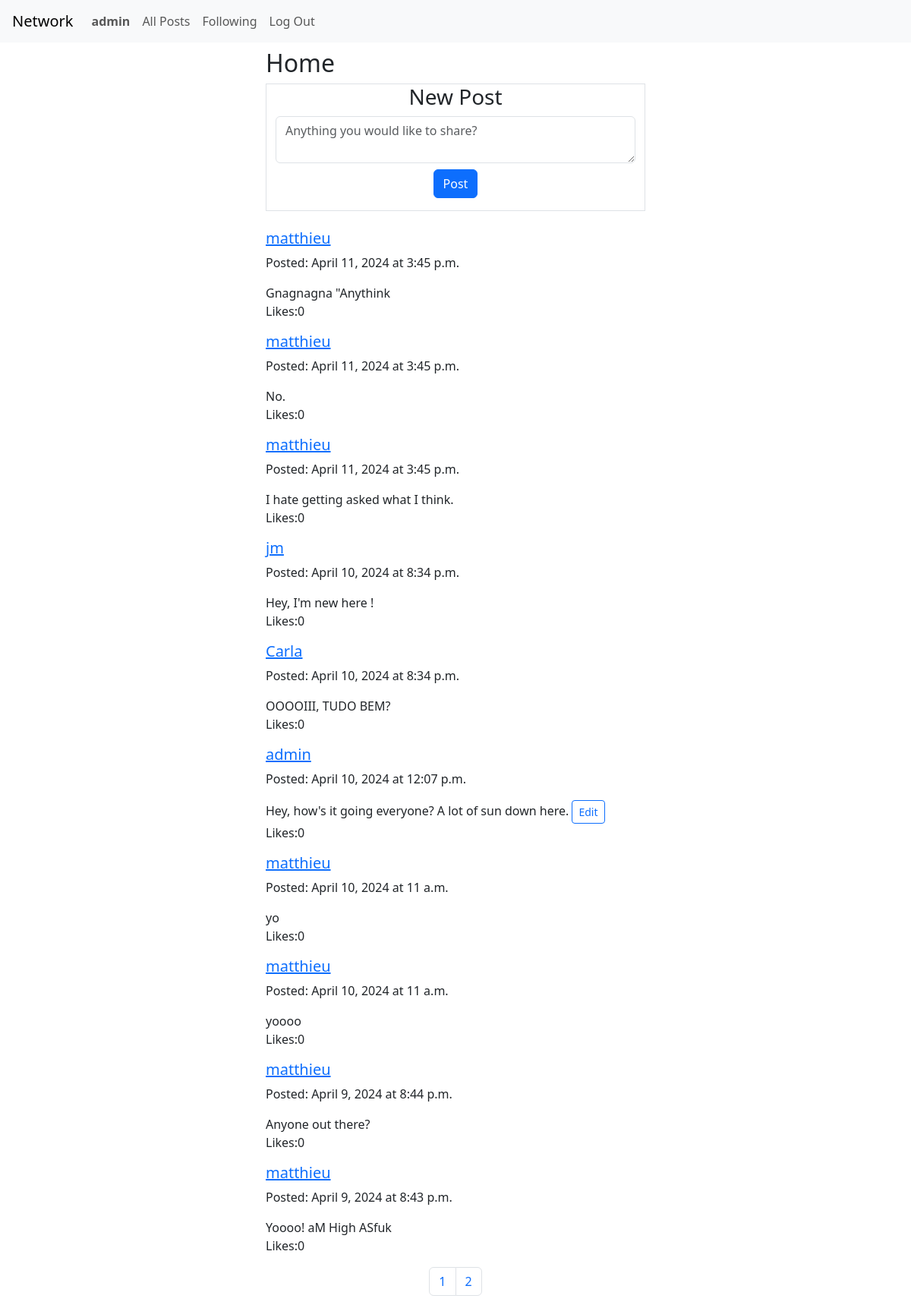
/ (signed in), run on the app's committed database.
### network/models.py (models this page shows, shortened)
class User(AbstractUser):
    follows = models.ManyToManyField('self', symmetrical=False, related_name='follower', blank=True)
    def __str__(self):
        return self.username

class Post(models.Model):
    content = models.TextField(max_length= 500)
    creation_date = models.DateField(default=timezone.now().date())
    creation_time = models.TimeField(default=timezone.now().time())
    user = models.ForeignKey(User, on_delete=models.CASCADE, related_name="posts")

### network/views.py (the view, shortened to what this page needs)
# urls.py: path("", views.index, name="index"),
def index(request):
    posts = Post.objects.order_by("-creation_date", "-creation_time")
    paginator = Paginator(posts, 10)
    pages_total = paginator.count
    if request.GET.get('ajax') == 'True':
        data = json.loads(request.body)
        page_number = data.get("page_number")
        return JsonResponse({"message":"page number received"})
    if request.method == 'GET':
        user = request.user
        postform = PostForm()
        page_number = request.GET.get("page_number", 1)
        return render(request, "network/index.html",{
            "postform":postform,
            "recent_posts":paginator.page(page_number),
            "user":user,
            "paginator":paginator,
            "pages_total":pages_total,
        })

### network/forms.py (shortened to what this page needs)
class PostForm(forms.Form):
    content = forms.CharField(widget=forms.Textarea(attrs={'class': 'form-control mb-2',
                                                            'cols': 10,
                                                            'rows': 2,
                                                            'placeholder' : 'Anything you would like to share?'
                                                            }),
                            max_length= 500)

### network/templates/network/index.html (shortened to what this page needs)
{% extends "network/layout.html" %}
{% block body %}
    <div class ="container-fluid">
        <div class="row justify-content-center text-left-align" >
            <div class="col-5 ms-0 ps-0">
                <h2>Home</h2>
            </div>
        </div>
        <div id="new_post" class="row justify-content-center text-center mb-4 " >
            <div class="col-5 border">
                <h3>New Post</h3>
                <form action="" method="post">
                {{postform.content}}
                    <button type="submit" class="btn btn-primary mb-3" value="Submit">Post</button>
                </form>
            </div>
        </div>
        {% for post in recent_posts %}
            <div class="row justify-content-center text-left-aligned">
                <div class="col-5 ms-0 ps-0">
                    <a href="{{post.user.username}}"><h5 id="{{post.user}}">{{post.user}}</h5></a>
                    <p>Posted: {{post.creation_date}} at {{post.creation_time}}</p>
                    <span class="text-break">{{post.content}}</span>
                    {% if user == post.user %}
                        <button data-user-id="{{post.user.id}}" class="btn btn-outline-primary btn-sm">Edit</button>
                    {% endif %}
                    <p>Likes:0</p>
                </div>
            </div>
        {% endfor %}
        <nav id="pagination">
            <ul class="pagination justify-content-center">
              {% for page in paginator %}
              <li id="{{page.number}}" class="page-item"><a class="page-link" href="{% url 'index' %}?page_number={{ page.number }}">{{page.number}}</a></li>
              {% endfor %}
            </ul>
          </nav>
    </div>
{% endblock %}

### network/templates/network/layout.html (shortened to what this page needs)
{% load static %}
<!DOCTYPE html>
<html lang="en">
    <head>
        <link href="{% static 'network/node_modules/bootstrap/dist/css/bootstrap.min.css' %}" rel="stylesheet">
        <link href="{% static 'network/styles.css' %}" rel="stylesheet">
    </head>
    <body>
        <nav class="navbar navbar-expand-lg navbar-light bg-light mb-2">
            <a class="navbar-brand ms-3" href="#">Network</a>
            <div>
                <ul class="navbar-nav mr-auto">
                {% if user.is_authenticated %}
                    <li class="nav-item">
                        <a class="nav-link" href="{{user.username}}"><strong>{{ user.username }}</strong></a>
                    </li>
                {% endif %}
                <li class="nav-item">
                    <a class="nav-link" href="{% url 'index' %}">All Posts</a>
                </li>
                {% if user.is_authenticated %}
                    <li class="nav-item">
                        <a class="nav-link" href="{% url 'following' %}">Following</a>
                    </li>
                    <li class="nav-item">
                        <a class="nav-link" href="{% url 'logout' %}">Log Out</a>
                    </li>
                {% endif %}
                </ul>
            </div>
            </nav>
        <div class="body">
            {% block body %}
            {% endblock %}
        </div>
    </body>
</html>

### data on the page
User: username "admin"
Post: user "matthieu", creation_date "April 11, 2024", creation_time "3:45 p.m.", content "Gnagnagna \"Anythink"
Post: user "matthieu", creation_date "April 11, 2024", creation_time "3:45 p.m.", content "No."
Post: user "matthieu", creation_date "April 11, 2024", creation_time "3:45 p.m.", content "I hate getting asked what I think."
Post: user "jm", creation_date "April 10, 2024", creation_time "8:34 p.m.", content "Hey, I'm new here !"
Post: user "Carla", creation_date "April 10, 2024", creation_time "8:34 p.m.", content "OOOOIII, TUDO BEM?"
Post: user "admin", creation_date "April 10, 2024", creation_time "12:07 p.m.", content "Hey, how's it going everyone? A lot of sun down here."
Post: user "matthieu", creation_date "April 10, 2024", creation_time "11 a.m.", content "yo"
Post: user "matthieu", creation_date "April 10, 2024", creation_time "11 a.m.", content "yoooo"
Post: user "matthieu", creation_date "April 9, 2024", creation_time "8:44 p.m.", content "Anyone out there?"
Post: user "matthieu", creation_date "April 9, 2024", creation_time "8:43 p.m.", content "Yoooo! aM High ASfuk"

### other printed values
{{ page.number }} "1" "2"
